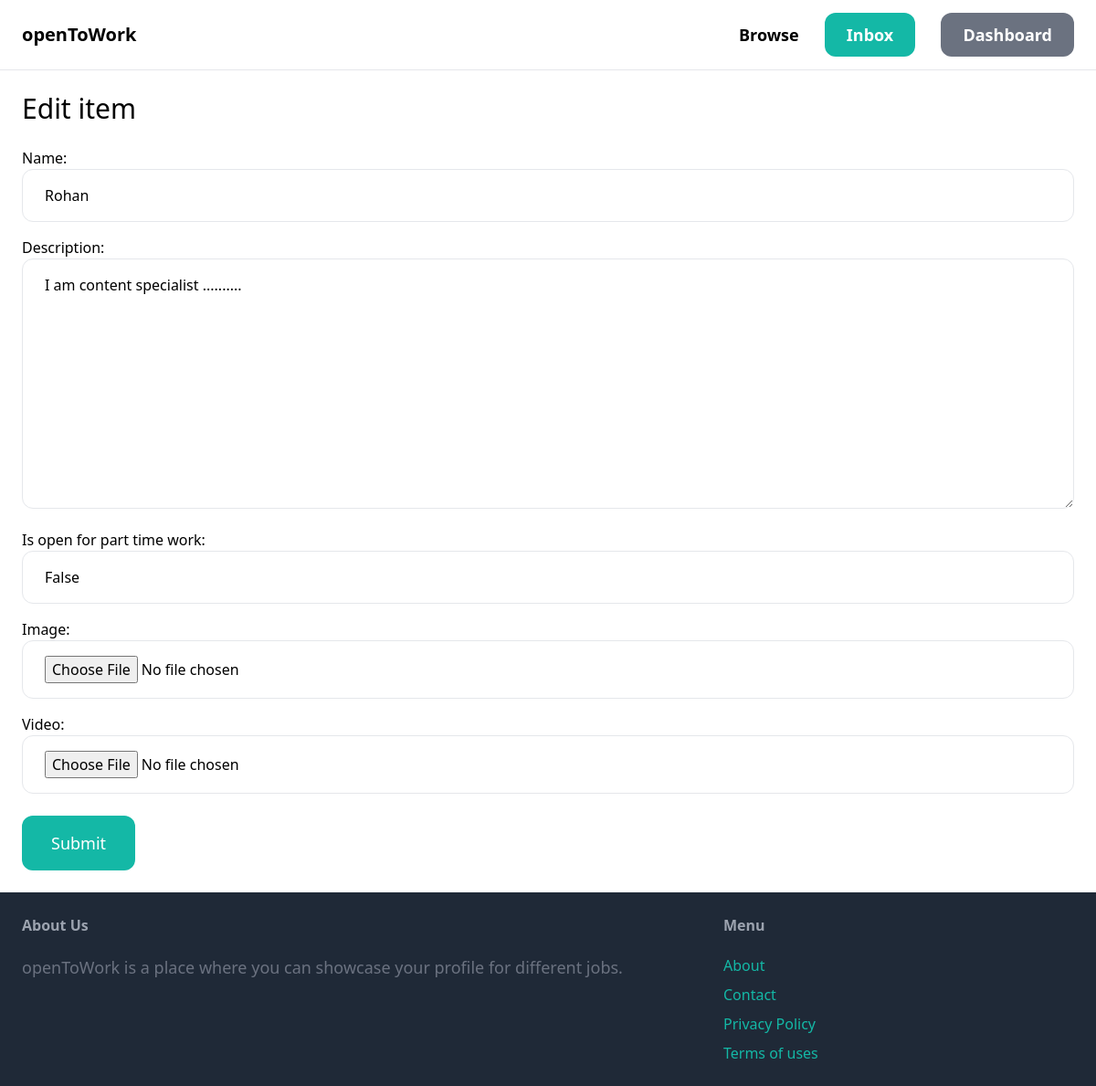
The app's page /item/4/edit/ (signed in) with its own data.
### item/models.py (models this page shows, shortened)
class Item(models.Model):
    category=models.ForeignKey(Category, related_name='items',on_delete=models.CASCADE)
    name = models.CharField(max_length=255)
    description = models.TextField(blank=True, null=True)
    is_open_for_part_time_work =models.BooleanField(default=False)
    is_open_for_full_time_work =models.BooleanField(default=False)
    is_open_for_gigs =models.BooleanField(default=False)
    is_open_for_internships =models.BooleanField(default=False)
    image=models.ImageField(upload_to='item_images',blank=True, null=True)
    video = models.FileField(upload_to='item_videos', blank=True, null=True)

### item/views.py (the view)
# urls.py: path('<int:pk>/edit/', views.edit, name='edit'),
@login_required
def edit(request, pk):
    item = get_object_or_404(Item, pk=pk)
    if request.method == 'POST':
        form = EditItemForm(request.POST, request.FILES, instance=item)
        if form.is_valid():
            form.save()
            return redirect('item:detail', pk=item.id)
    else:
        form = EditItemForm(instance=item)
    return render(request, 'item/form.html', {
        'form': form,
        'title': 'Edit item',
    })

### item/forms.py
class EditItemForm(forms.ModelForm):
    class Meta:
        model = Item
        fields = ('name', 'description', 'is_open_for_part_time_work', 'image', 'video')
        widgets = {
            'name': forms.TextInput(attrs={
                'class': INPUT_CLASSES
            }),
            'description': forms.Textarea(attrs={
                'class': INPUT_CLASSES
            }),
            'is_open_for_part_time_work': forms.TextInput(attrs={
                'class': INPUT_CLASSES
            }),
            'image': forms.FileInput(attrs={
                'class': INPUT_CLASSES
            }),
            'video': forms.FileInput(attrs={
                'class': INPUT_CLASSES
            })
        }

### item/templates/item/form.html (shortened to what this page needs)
{% extends 'core/base.html' %}
{% block content %}
<h1 class="mb-6 text-3xl">{{ title }}</h1>
<form method="post" action="." enctype="multipart/form-data">
    <div class="space-y-4">
        {{ form.as_p }}
    </div>
    <button class="mt-6 py-4 px-8 text-lg bg-teal-500 hover:bg-teal-700 rounded-xl text-white">Submit</button>
</form>
{% endblock %}

### records on screen
Item: name "Rohan", description "I am content specialist ..........", is_open_for_part_time_work "False"

### other values on screen
{{ title }} "Edit item"
